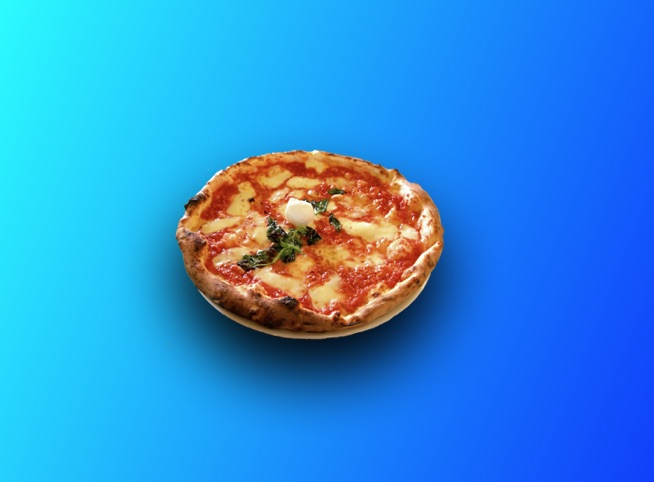
#> input picture exercises/1_1_Image_Representation/images/pizza_bluescreen2.jpg, 654 x 482 px
$ jupyter execute --allow-errors '3. Blue Screen.ipynb'   (shell and % lines are left out)
#> lines starting #> are read from the running program, lines starting #| are printed output that depends on the picture; after the words box and inside, x2 and y2 are one past the last pixel; in counts of white or black regions, pixels touching at a corner belong together
# Color Threshold, Blue Screen

### Import resources

[cell 1]
import matplotlib.pyplot as plt
import numpy as np
import cv2

### Read in and display the image

[cell 2]
# Read in the image
image = cv2.imread('images/pizza_bluescreen2.jpg')
#> image is the input picture: shape (482, 654, 3); mean B, G, R 219.3, 143.4, 46.2

# Print out the type of image data and its dimensions (height, width, and color)
print('This image is:', type(image),
      ' with dimensions:', image.shape)
#| This image is: <class 'numpy.ndarray'>  with dimensions: (482, 654, 3)

[cell 3]
# Make a copy of the image
image_copy = np.copy(image)

# Change color to RGB (from BGR)
image_copy = cv2.cvtColor(image_copy, cv2.COLOR_BGR2RGB)

# Display the image copy
plt.imshow(image_copy)

### Define the color threshold

[cell 4]
## TODO: Define the color selection boundaries in RGB values
# play around with these values until you isolate the blue background
lower_blue = np.array([0,0,43])
upper_blue = np.array([50,255,255])

### Create a mask

[cell 5]
# Define the masked area
mask = cv2.inRange(image_copy, lower_blue, upper_blue)
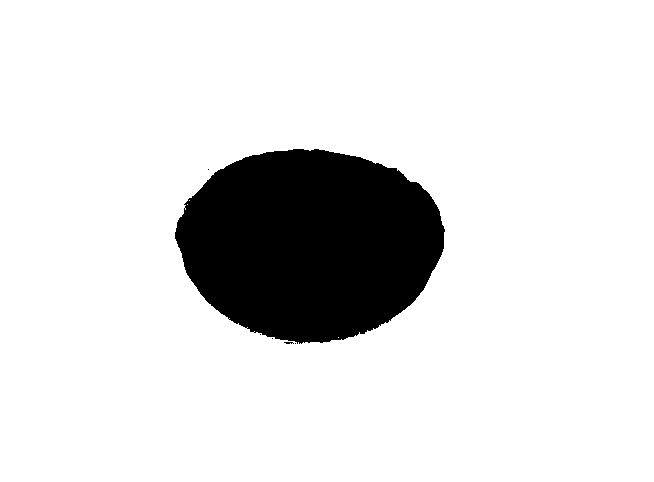
#> mask: shape (482, 654); 87.3% white; 6 black regions (5 under 20 px), largest, box (x1, y1, x2, y2) and area: (175, 149, 445, 344) 40125

# Vizualize the mask
plt.imshow(mask, cmap='gray')

[cell 6]
# Mask the image to let the pizza show through
masked_image = np.copy(image_copy)

masked_image[mask != 0] = [0, 0, 0]
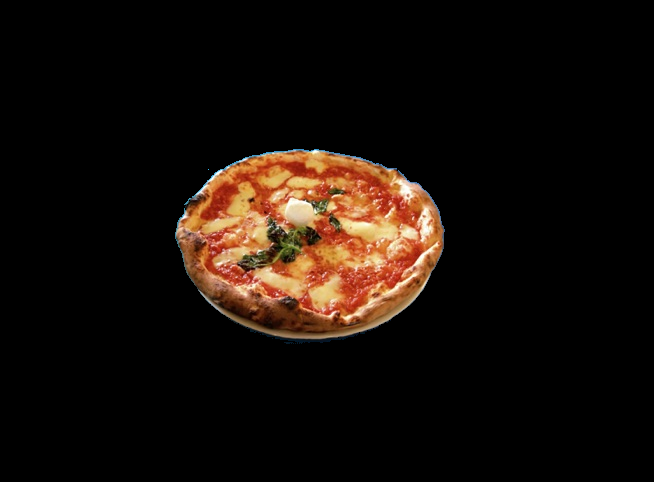
#> masked_image: shape (482, 654, 3); mean R, G, B 22.8, 14.3, 8.8

# Display it!
plt.imshow(masked_image)

### Mask and add a background image

[cell 7]
# Load in a background image, and convert it to RGB
background_image = cv2.imread('images/space_background.jpg')
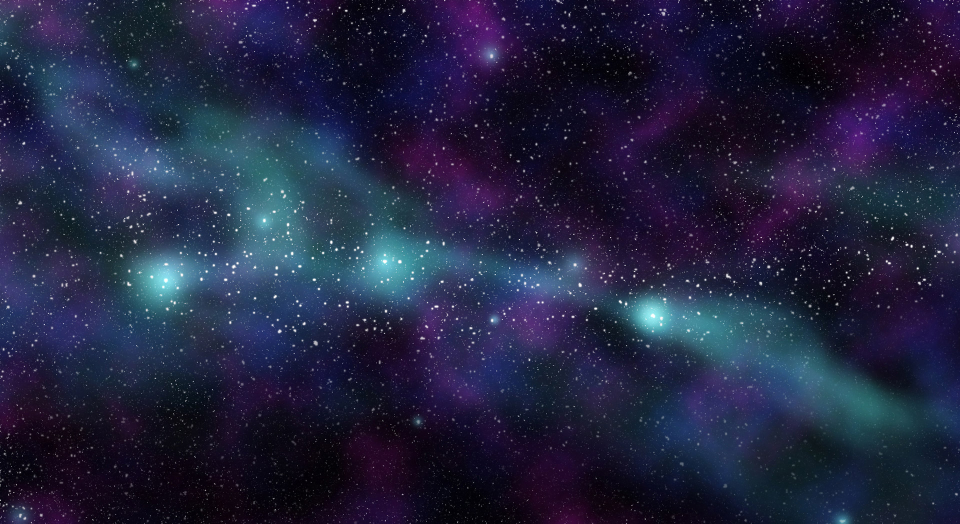
#> input picture exercises/1_1_Image_Representation/images/space_background.jpg, 1920 x 1047 px (shown at 1/2 size)
#> background_image is the input picture: shape (1047, 1920, 3); mean B, G, R 64, 35.9, 33.2
background_image = cv2.cvtColor(background_image, cv2.COLOR_BGR2RGB)

# Crop it to the right size (514x816)
crop_background = background_image[0:514, 0:816]
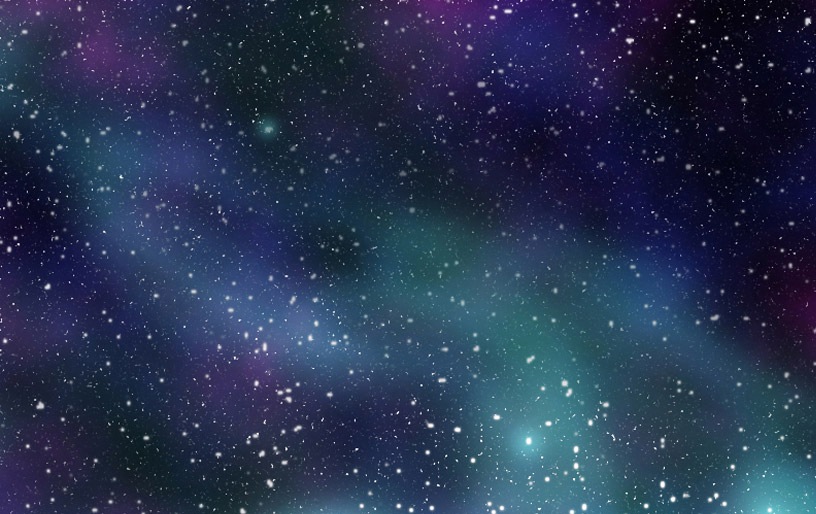
#> crop_background: shape (514, 816, 3); mean R, G, B 38.4, 51.7, 80

# Mask the cropped background so that the pizza area is blocked
#> (the rest of this cell did not finish here and is left out)
